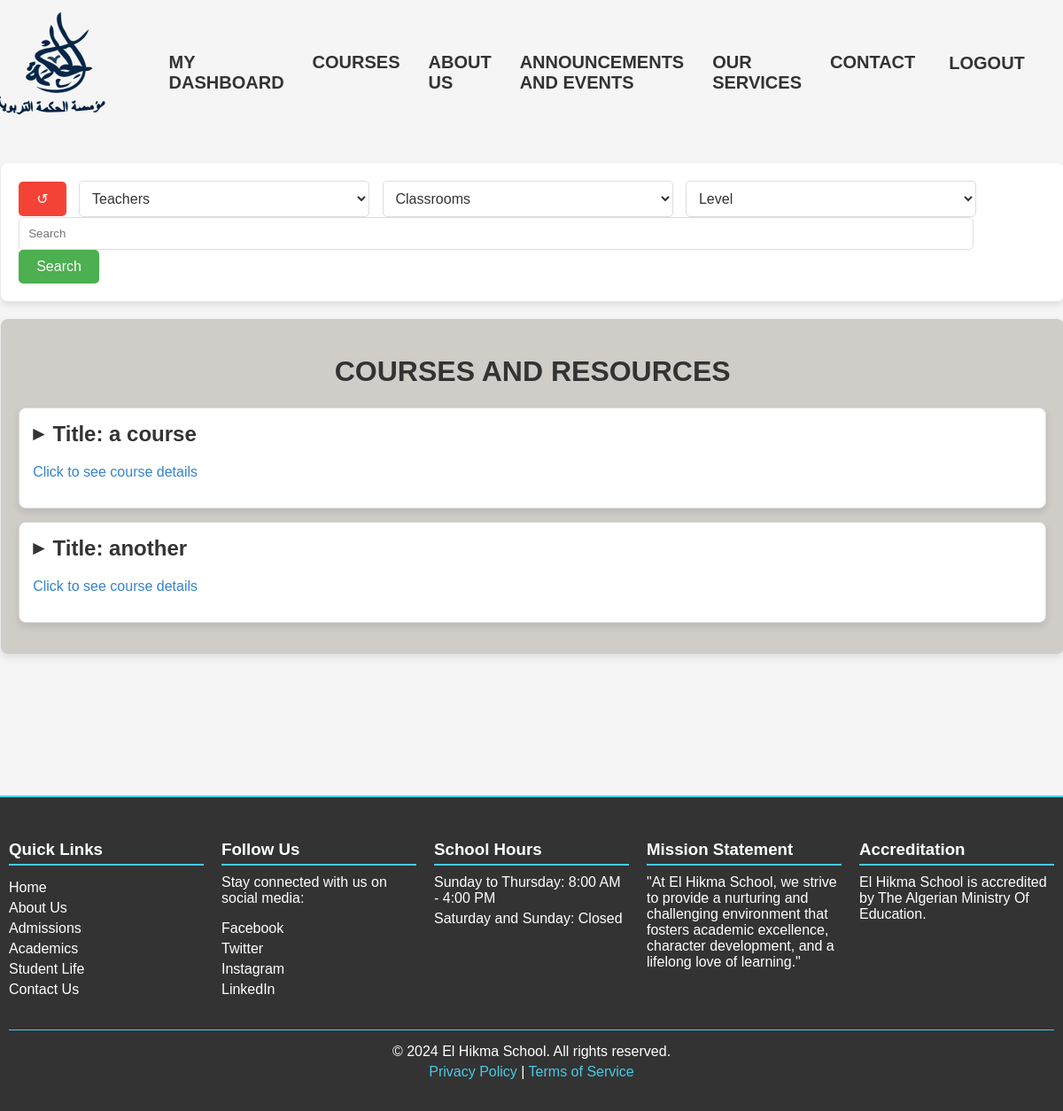
The page /courses/ (signed in) on the database as committed earlier.
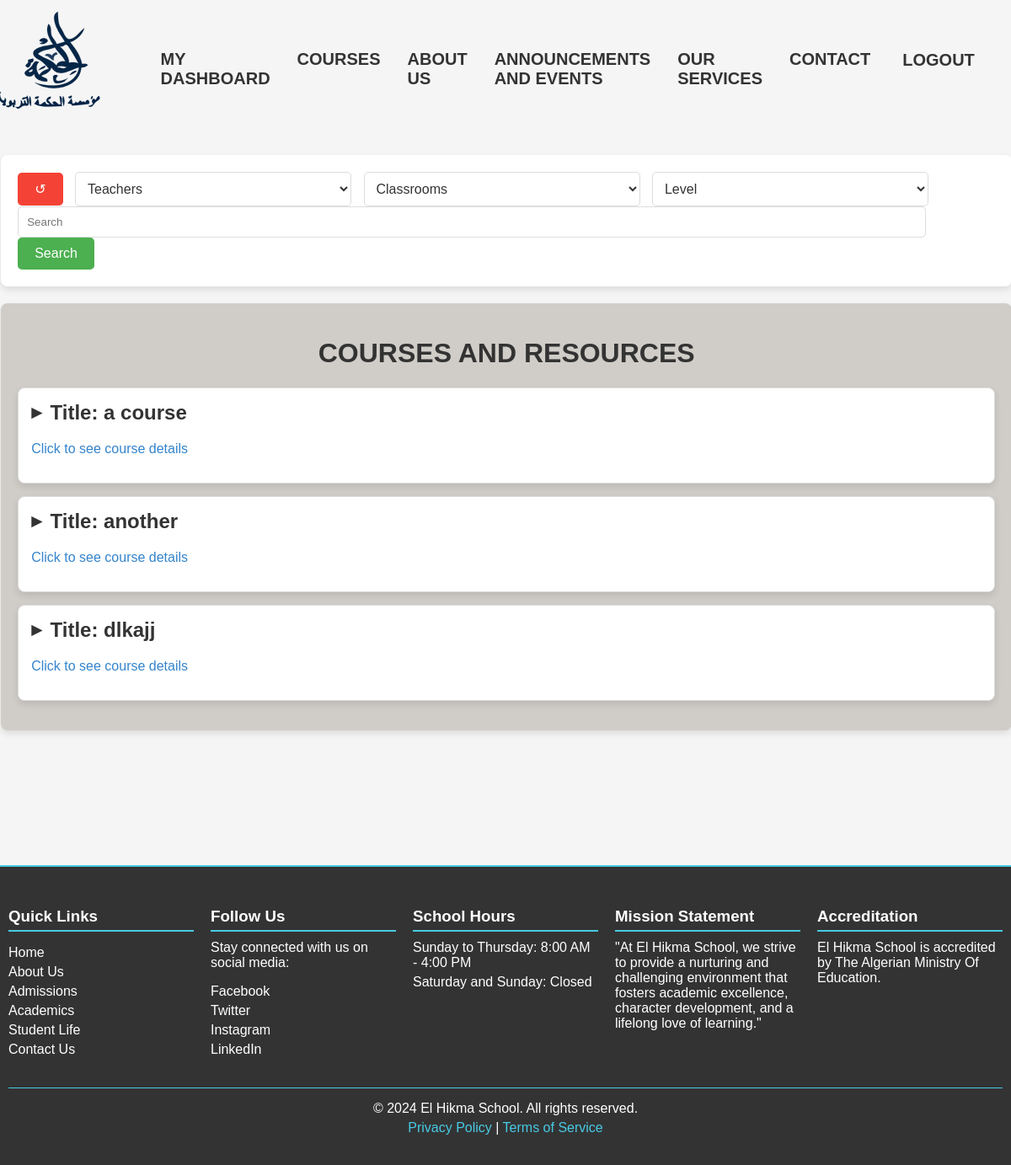
The same page on the database as committed later.
### core/models.py (models this page shows, shortened)
class Courses(models.Model):
    title = models.CharField(max_length=255)
    description = models.TextField()
    level= models.CharField(max_length=2, choices=LEVEL_CHOICES, default='E1')
    subject = models.CharField(max_length=255, null=True, blank=True)
    teacher = models.ForeignKey(Teacher, on_delete=models.CASCADE, related_name='courses')
    is_additional= models.BooleanField(default=False, null=True, blank=True)
    file= models.FileField(upload_to='courses/')
    classroom= models.ForeignKey(Classroom, on_delete=models.SET_NULL, null= True, blank=True, related_name='classroom')
    class Meta:
        verbose_name_plural='Courses'

### core/views.py (the view)
# urls.py: path('courses/', views.view_courses, name='Courses'),
@login_required
def view_courses(request):
    courses = Courses.objects.all()
    teachers = CustomUser.objects.filter(teacher__courses__in=courses).annotate(num_courses=Count('teacher__courses')).order_by('-num_courses')
    classrooms = Classroom.objects.filter(classroom__in=courses).annotate(num_classrooms=Count('classroom')).order_by('-num_classrooms')
    search_query = request.GET.get('search', None)
    level_query = request.GET.get('level', None)  # Get the level query
    teacher_query= request.GET.get('teacher', None)
    classroom_query = request.GET.get('classroom', None)
    if search_query is None or search_query.lower() == 'all':
        courses = Courses.objects.all()
    else:
        courses = Courses.objects.filter(
            Q(title__icontains=search_query) |
            Q(subject__icontains=search_query) |
            Q(classroom__name__icontains=search_query)
        )
    if level_query is not None and level_query != '':
        courses = courses.filter(level=level_query)
    if teacher_query is not None and teacher_query != '':
        courses= courses.filter(teacher__user__username= teacher_query)
    if classroom_query is not None and classroom_query != '':
        courses = courses.filter(classroom__name=classroom_query)
    context = {
        'courses': courses,
        'levels': LEVEL_CHOICES ,
        'teachers': teachers,
        'classrooms': classrooms
    }
    return render(request, 'core/view_courses.html', context)

### core/models.py (called while the page is built)
    def __str__(self):
        return self.user.username

    def __str__(self):
        return self.name

### core/templates/core/view_courses.html (shortened to what the changed rows need)
{% load static %}
<!DOCTYPE html>
<html lang="en">
<head>
    <link rel="stylesheet" type="text/css" href="{% static 'css/courses-home.css' %}">
</head>
<body>
    <div class="container">
        <div class="courses">
            <h1>COURSES AND RESOURCES</h1>
            {% for course in courses %}
                <div class="course-box">
                    <h2 class="course-title">
                        <span class="arrow">&#x25B6;</span>
                        Title: {{ course.title }}
                    </h2>
                    <p class="click-info" style="color:#3484cc;">Click to see course details</p>
                </div>
            {% endfor %}
        </div>
    </div>
        </body>
        </html>

Rows that differ between the two databases and show on the page:
added Courses: title "dlkajj"
